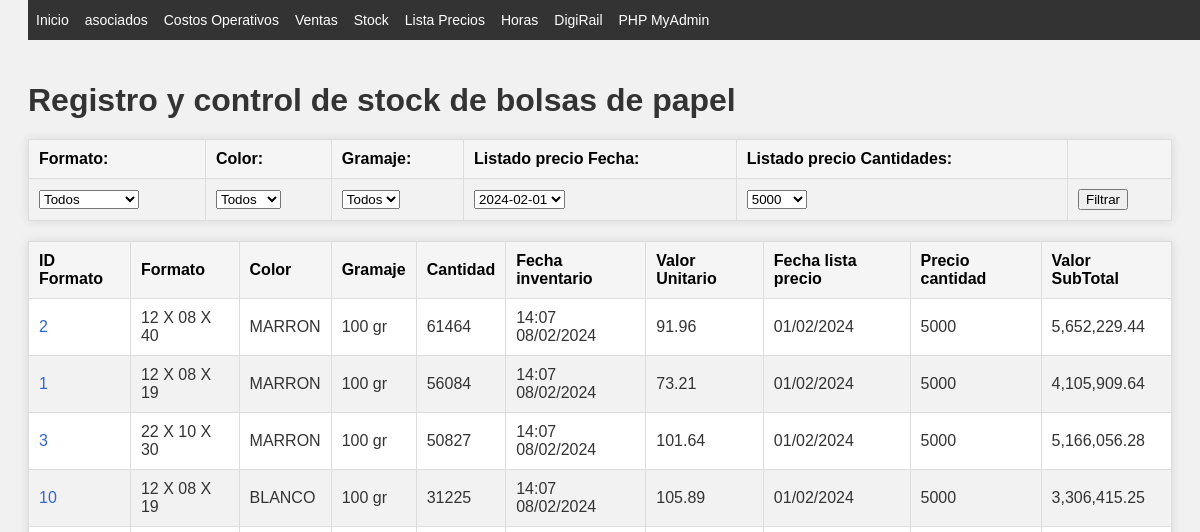
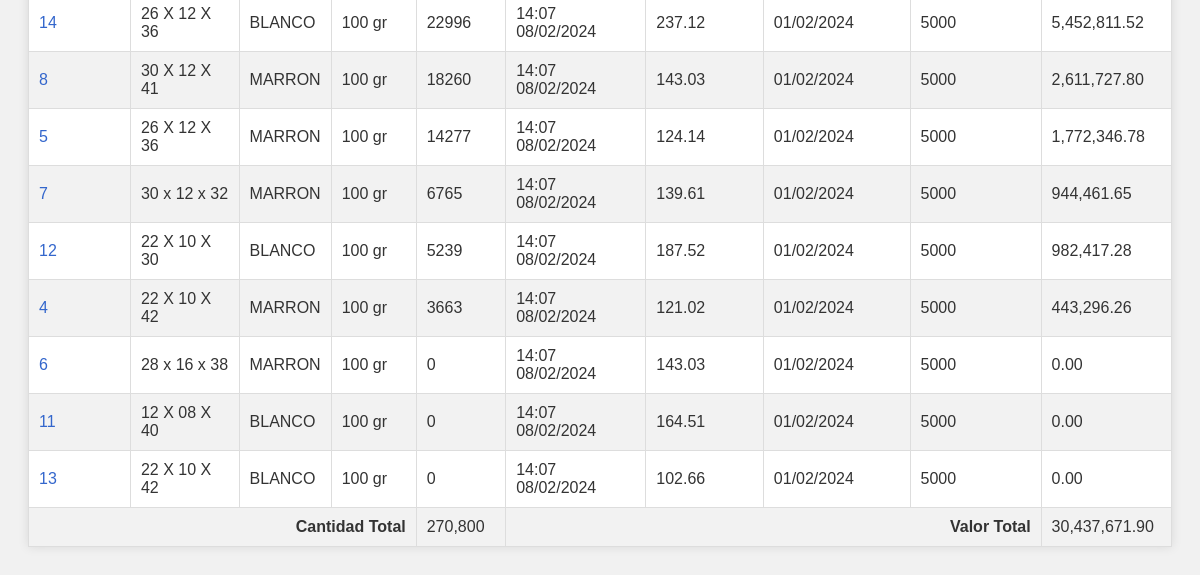
Before: /stock.php with the older database file (2 pictures, top to bottom).
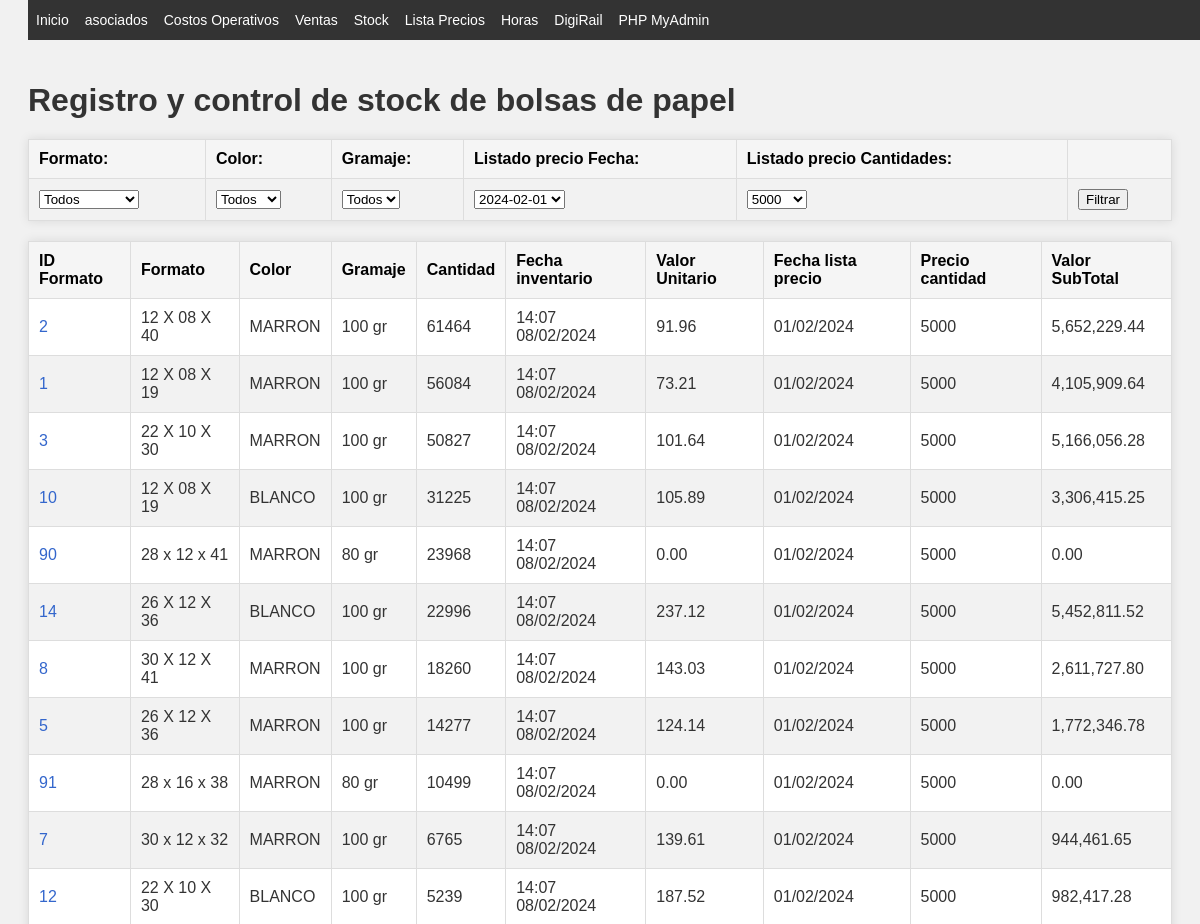
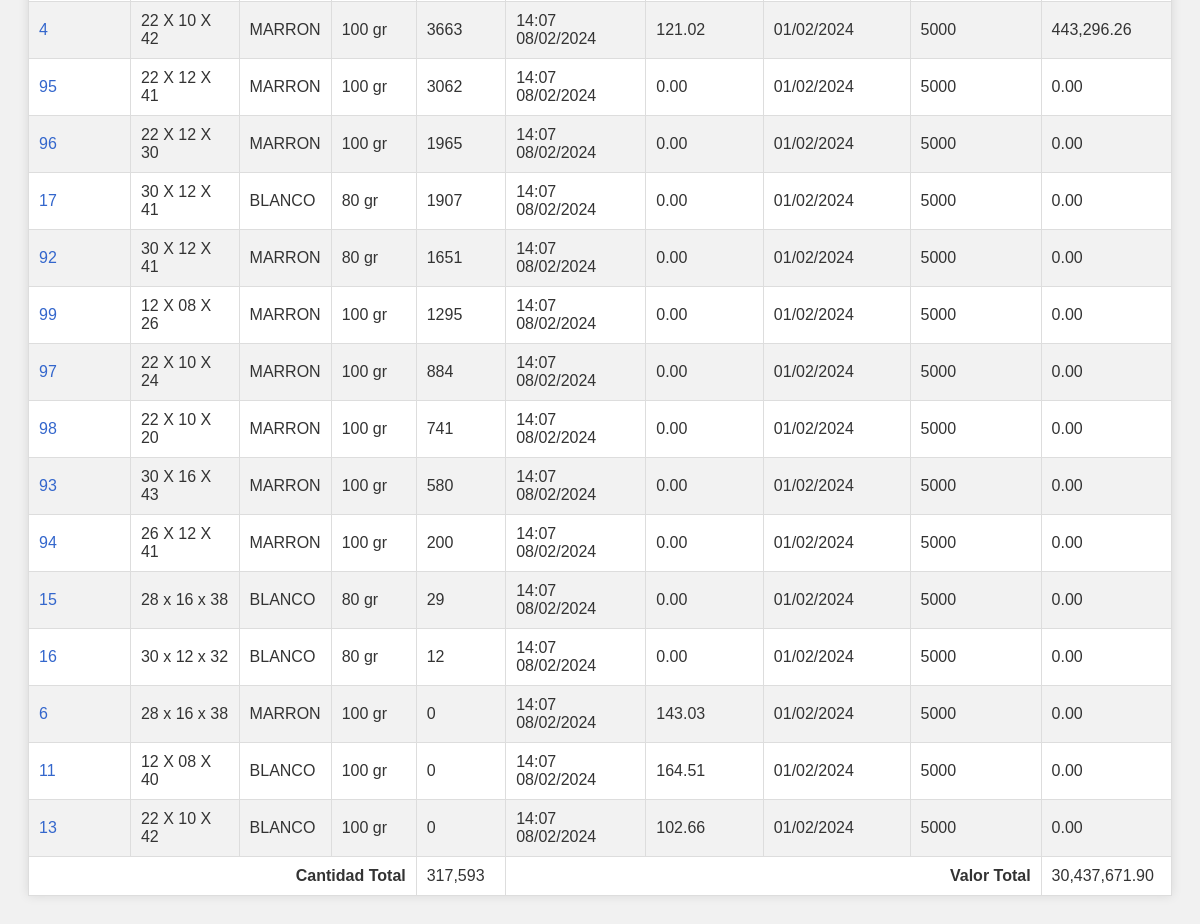
After: the same page with the newer database file (2 pictures, top to bottom).
### tables this page shows
CREATE TABLE `listado_precios` (
  `ID_listado` int(11) NOT NULL,
  `ID_formato` int(11) DEFAULT NULL,
  `cantidad` int(11) DEFAULT NULL,
  `precio_u_sIVA` decimal(8,2) DEFAULT NULL,
  `fecha_listado` date DEFAULT NULL
);

CREATE TABLE `tabla_1` (
  `ID_formato` int(11) NOT NULL,
  `formato` varchar(14) NOT NULL,
  `color` varchar(11) NOT NULL,
  `gramaje` int(11) NOT NULL,
  `cantidades` int(11) NOT NULL,
  `manijas` bit(1) NOT NULL,
  `fechatiempo` timestamp NULL DEFAULT CURRENT_TIMESTAMP ON UPDATE CURRENT_TIMESTAMP
);

### includes/db_functions.php (called while the page is built, shortened)
<?php
function conectarBD() {
    $conexion = mysqli_connect(DB_SERVER, DB_USERNAME, DB_PASSWORD, DB_NAME);
    return $conexion;
}
function getArraySQL($sql) {
    $conexion = conectarBD();
    $result = mysqli_query($conexion, $sql);
    $rawdata = [];
    while ($row = mysqli_fetch_assoc($result)) {
        $rawdata[] = $row;
    }
    return $rawdata;
}
?>

### Stock/stockFunctions.php (called while the page is built, shortened)
<?php
function obtenerDatosStock($formatoFilter, $colorFilter, $gramajeFilter, $cantidadSeleccionada, $fechaListadoFilter) {
    $conexion = conectarBD();
    $query = "SELECT t1.*, t2.precio_u_sIVA, t2.fecha_listado, t2.cantidad FROM tabla_1 t1
              LEFT JOIN listado_precios t2 ON t1.ID_formato = t2.ID_formato";
    $conditions = [];
    $params = [];
    if (!empty($cantidadSeleccionada) && $cantidadSeleccionada != 'todos') {
        $conditions[] = "t2.cantidad = ?";
        $params[] = $cantidadSeleccionada;
    }
    if ($fechaListadoFilter !== 'todos') {
        $conditions[] = "t2.fecha_listado = ?";
        $params[] = $fechaListadoFilter;
    }
    if (!empty($conditions)) {
        $query .= " WHERE " . implode(" AND ", $conditions);
    }
    $query .= " ORDER BY t1.cantidades DESC";
    $stmt = $conexion->prepare($query);
    if (!empty($params)) {
        $stmt->bind_param(str_repeat("s", count($params)), ...$params);
    }
    $stmt->execute();
    $result = $stmt->get_result();
    $data = [];
    while ($row = $result->fetch_assoc()) {
        $data[] = $row;
    }
    return $data;
}

### stock.php (the view, shortened to what this page needs)
<?php
require "includes/header.php";
require_once 'Stock/stockFunctions.php';
include 'includes/db_functions.php';
function obtenerFiltrosDesdeURL() {
    $cantidadSeleccionadaDefault = '5000';
    $fechaListadoFilterDefault = '24-02-01';
    return [
        'formatoFilter'         => $_GET['Formato']     ?? 'todos',
        'colorFilter'           => $_GET['color']       ?? 'todos',
        'gramajeFilter'         => $_GET['gramaje']     ?? 'todos',
        'cantidadSeleccionada'  => !empty($_GET['cantidades'])          ? $_GET['cantidades']           : $cantidadSeleccionadaDefault,
        'fechaListadoFilter'    => !empty($_GET['fechaSeleccionada'])   ? $_GET['fechaSeleccionada']    : $fechaListadoFilterDefault,
    ];
}
$fechas = getArraySQL("SELECT DISTINCT fecha_listado FROM listado_precios ORDER BY fecha_listado DESC");
$filtros = obtenerFiltrosDesdeURL();
$data = obtenerDatosStock(
    strval($filtros['formatoFilter']),
    strval($filtros['colorFilter']),
    strval($filtros['gramajeFilter']),
    strval($filtros['cantidadSeleccionada']),
    strval($filtros['fechaListadoFilter'])
);
function formatearFecha($fecha, $formato = 'd/m/Y') {
    $objFecha = new DateTime($fecha);
    return $objFecha->format($formato);
}
function mostrarTabla($data) {
    $totalSuma = 0;
    $cant_total = 0;
    foreach ($data as $row) {
        if (isset($row['precio_u_sIVA'])) {
            $valorTotal = $row['cantidades'] * $row['precio_u_sIVA'];
            $valorTotalFormatted = is_numeric($valorTotal) ? number_format($valorTotal, 2, '.', ',') : $valorTotal;
            $totalSuma += $valorTotal;
            if (isset($row['cantidades']) && is_numeric($row['cantidades'])) {
                $cant_total += $row['cantidades'];
            }
            $precioUnitarioFormatted = number_format($row['precio_u_sIVA'], 2, '.', ',');
        } else {
            $valorTotalFormatted = 'No disponible';
            $precioUnitarioFormatted = 'No disponible';
        }
        echo "<tr>";
        echo "<td><a href='Stock/busqueda.php?ID_formato=" . htmlspecialchars($row['ID_formato']) . "'>" . htmlspecialchars($row['ID_formato']) . "</a></td>";
        echo "<td>" . htmlspecialchars($row['formato']) . "</td>";
        echo "<td>" . htmlspecialchars($row['color']) . "</td>";
        echo "<td>" . htmlspecialchars($row['gramaje']) . " gr</td>";
        echo "<td>" . htmlspecialchars($row['cantidades']) . "</td>";
        echo "<td>" . formatearFecha($row['fechatiempo'], 'H:i d/m/Y') . "</td>";
        echo "<td>" . $precioUnitarioFormatted . "</td>";
        echo "<td>" . formatearFecha($row['fecha_listado']) . "</td>";
        echo "<td>" . htmlspecialchars($row['cantidad']) . "</td>";
        echo "<td>" . $valorTotalFormatted . "</td>";
        echo "</tr>";
    }
    echo "<tr><td colspan='4' style='text-align: right;'><strong>Cantidad Total</strong></td><td>" . number_format($cant_total, 0, '.', ',') . "</td>";
    echo "<td colspan='4' style='text-align: right;'><strong>Valor Total</strong></td><td>" . number_format($totalSuma, 2, '.', ',') . "</td></tr>";
}
?>
<!DOCTYPE html>
<html lang="es">
<head>
    <link rel="stylesheet" href="CSS/style.css">
</head>
<body>
    <h1>Registro y control de stock de bolsas de papel</h1>
    <?php include 'Stock/filtroForm.php'; ?>
    <table>
        <thead>
            <tr>
                <th>ID Formato</th>
                <th>Formato</th>
                <th>Color</th>
                <th>Gramaje</th>
                <th>Cantidad</th>
                <th>Fecha inventario</th>
                <th>Valor Unitario</th>
                <th>Fecha lista precio</th>
                <th>Precio cantidad</th>
                <th>Valor SubTotal</th>
            </tr>
        </thead>
        <tbody>
            <?php mostrarTabla($data); ?>
        </tbody>
    </table>
</body>
</html>

### includes/header.php
<?php
echo '<!DOCTYPE html><html><head> <meta charset="UTF-8"> <link rel="stylesheet" type="text/css" href="CSS/index.css"> <link rel="stylesheet" type="text/css" href="CSS/header.css"> <meta name="viewport" content="width=device-width, initial-scale=1.0"> <link rel="shortcut icon" href="/favicon.ico" type="image/x-icon"> <link rel="icon" href="/imagenes/favicon.ico" type="image/x-icon"> </head><body>';
echo "<header> <br><br><br> <div class='topnav'> <ul>";
$paginaActual = basename($_SERVER['PHP_SELF']);
$claseActiva = "class='active'";
echo "<li><a href='/Bolsas/index.php' ".($paginaActual == 'Bolsas/index.php' ? $claseActiva : "").">Inicio</a></li>";
echo "<li><a href='/Bolsas/asociados.php' ".($paginaActual == 'Bolsas/asociados.php' ? $claseActiva : "").">asociados</a></li>";
echo "<li><a href='/Bolsas/costos_operativos.php' ".($paginaActual == 'Bolsas/costos_operativos.php' ? $claseActiva : "").">Costos Operativos</a></li>";
echo "<li><a href='/Bolsas/ventas.php' ".($paginaActual == 'Bolsas/ventas.php' ? $claseActiva : "").">Ventas</a></li>";
echo "<li><a href='/Bolsas/stock.php' ".($paginaActual == 'Bolsas/stock.php' ? $claseActiva : "").">Stock</a></li>";
echo "<li><a href='/Bolsas/lista_precios.php' ".($paginaActual == 'Bolsas/lista_precios.php' ? $claseActiva : "").">Lista Precios</a></li>";
echo "<li><a href='/horas/index.php' ".($paginaActual == '/horas/index.php' ? $claseActiva : "").">Horas</a></li>";
echo "<li><a href='/DigiRail/index.php' ".($paginaActual == '/DigiRail/index.php' ? $claseActiva : "").">DigiRail</a></li>";
echo "<li><a href='/phpMyAdmin/' target='_blank'>PHP MyAdmin</a></li>";
echo "</ul></div></header>";

### Stock/filtroForm.php (shortened to what this page needs)
<form action="stock.php" method="GET" id="filtroForm">
    <table>
        <tr>
            <th>Formato:</th>
            <th>Color:</th>
            <th>Gramaje:</th>
            <th>Listado precio Fecha:</th>
            <th>Listado precio Cantidades:</th>
            <th> </th>
        </tr>
        <tr>
            <td>
                <select name="Formato" onchange="submitForm()">
                    <option value="todos" <?php echo $formatoFilter === 'todos' ? 'selected' : ''; ?>>Todos</option>
                </select>
            </td>
            <td>
                <select name="color" onchange="submitForm()" value="sda">
                    <option value="todos" <?php echo $colorFilter === 'todos' ? 'selected' : ''; ?>>Todos</option>
                </select>
            </td>
            <td>
                <select name="gramaje" onchange="submitForm()">
                    <option value="todos" <?php echo $gramajeFilter === 'todos' ? 'selected' : ''; ?>>Todos</option>
                </select>
            </td>
            <td>
            <select name="fechaSeleccionada"  onchange="submitForm()">
                <?php foreach ($fechas as $fecha) {
                    echo '<option value="'.$fecha['fecha_listado'].'">'.$fecha['fecha_listado'].'</option>';} ?>
            </select>
            </td>
            <td>
                <select name="cantidades" onchange="submitForm()">
                    <option value="5000" >5000</option>
                </select>
            </td>
            <td><input type="submit" value="Filtrar"></td>
        </tr>
    </table>
</form>

### CSS/index.css (style rules this page uses)
body { font-family: verdana; resize: none; }
.topnav ul { list-style-type: none; margin: 0; padding: 0; overflow: hidden; background-color: #333; position: fixed; top: 0; width: 100%; }
.topnav li { float: left; }
.topnav li a { display: block; color: white; text-align: center; padding: 14px 16px; text-decoration: none; }
h1, #cabecera p { margin: 0; padding: 0; }

### CSS/header.css (style rules this page uses)
.topnav ul { list-style-type: none; margin: 0; padding: 0; overflow: hidden; background-color: #333; position: fixed; top: 0; width: 100%; }
.topnav li { float: left; font-size: 16px; }
.topnav li a { display: block; color: white; text-align: center; padding: 12px 8px; text-decoration: none; }
@media screen and (max-width: 1275px) { .topnav li { font-size: 15px; } }

### CSS/style.css (style rules this page uses)
body { font-family: Arial, sans-serif; background-color: #f4f4f4; color: #333; }
table { border-collapse: collapse; width: 80%; margin: 20px auto; background-color: #ffffff; box-shadow: 0 0 10px rgba(0,0,0,0.1); }
th, td { border: 1px solid #ddd; padding: 8px; text-align: left; }
th { background-color: #e9e9e9; color: #000; }
tr:nth-child(even) { background-color: #f2f2f2; }
body { font-family: Arial, sans-serif; background-color: #f1f1f1; padding: 20px; }
h1 { color: #333; }
table { width: 100%; border-collapse: collapse; margin-top: 20px; }
table th, table td { padding: 10px; text-align: left; border: 1px solid #ddd; }
table th { background-color: #f5f5f5; }
table td a { color: #3366cc; text-decoration: none; }
.topnav ul { list-style-type: none; margin: 0; padding: 0; overflow: hidden; background-color: #333; position: fixed; top: 0; width: 100%; }
.topnav li { float: left; font-size: 16px; }
.topnav li a { display: block; color: white; text-align: center; padding: 12px 8px; text-decoration: none; }
@media screen and (max-width: 1275px) { .topnav li { font-size: 15px; } }
@media screen and (max-width: 1200px) { .topnav li { font-size: 14px; } }

Changed rows visible on the page:
added listado_precios: ID_formato.ID_formato "90", ID_formato.formato "28 x 12 x 41", ID_formato.color "MARRON", ID_formato.gramaje "80", ID_formato.cantidades "23968", ID_formato.fechatiempo "14:07 08/02/2024", precio_u_sIVA "0.00", fecha_listado "01/02/2024", cantidad "5000"
added listado_precios: ID_formato.ID_formato "91", ID_formato.formato "28 x 16 x 38", ID_formato.color "MARRON", ID_formato.gramaje "80", ID_formato.cantidades "10499", ID_formato.fechatiempo "14:07 08/02/2024", precio_u_sIVA "0.00", fecha_listado "01/02/2024", cantidad "5000"
added listado_precios: ID_formato.ID_formato "95", ID_formato.formato "22 X 12 X 41", ID_formato.color "MARRON", ID_formato.gramaje "100", ID_formato.cantidades "3062", ID_formato.fechatiempo "14:07 08/02/2024", precio_u_sIVA "0.00", fecha_listado "01/02/2024", cantidad "5000"
added listado_precios: ID_formato.ID_formato "96", ID_formato.formato "22 X 12 X 30", ID_formato.color "MARRON", ID_formato.gramaje "100", ID_formato.cantidades "1965", ID_formato.fechatiempo "14:07 08/02/2024", precio_u_sIVA "0.00", fecha_listado "01/02/2024", cantidad "5000"
added listado_precios: ID_formato.ID_formato "17", ID_formato.formato "30 X 12 X 41", ID_formato.color "BLANCO", ID_formato.gramaje "80", ID_formato.cantidades "1907", ID_formato.fechatiempo "14:07 08/02/2024", precio_u_sIVA "0.00", fecha_listado "01/02/2024", cantidad "5000"
added listado_precios: ID_formato.ID_formato "92", ID_formato.formato "30 X 12 X 41", ID_formato.color "MARRON", ID_formato.gramaje "80", ID_formato.cantidades "1651", ID_formato.fechatiempo "14:07 08/02/2024", precio_u_sIVA "0.00", fecha_listado "01/02/2024", cantidad "5000"
added listado_precios: ID_formato.ID_formato "99", ID_formato.formato "12 X 08 X 26", ID_formato.color "MARRON", ID_formato.gramaje "100", ID_formato.cantidades "1295", ID_formato.fechatiempo "14:07 08/02/2024", precio_u_sIVA "0.00", fecha_listado "01/02/2024", cantidad "5000"
added listado_precios: ID_formato.ID_formato "97", ID_formato.formato "22 X 10 X 24", ID_formato.color "MARRON", ID_formato.gramaje "100", ID_formato.cantidades "884", ID_formato.fechatiempo "14:07 08/02/2024", precio_u_sIVA "0.00", fecha_listado "01/02/2024", cantidad "5000"
added listado_precios: ID_formato.ID_formato "98", ID_formato.formato "22 X 10 X 20", ID_formato.color "MARRON", ID_formato.gramaje "100", ID_formato.cantidades "741", ID_formato.fechatiempo "14:07 08/02/2024", precio_u_sIVA "0.00", fecha_listado "01/02/2024", cantidad "5000"
added listado_precios: ID_formato.ID_formato "93", ID_formato.formato "30 X 16 X 43", ID_formato.color "MARRON", ID_formato.gramaje "100", ID_formato.cantidades "580", ID_formato.fechatiempo "14:07 08/02/2024", precio_u_sIVA "0.00", fecha_listado "01/02/2024", cantidad "5000"
added listado_precios: ID_formato.ID_formato "94", ID_formato.formato "26 X 12 X 41", ID_formato.color "MARRON", ID_formato.gramaje "100", ID_formato.cantidades "200", ID_formato.fechatiempo "14:07 08/02/2024", precio_u_sIVA "0.00", fecha_listado "01/02/2024", cantidad "5000"
added listado_precios: ID_formato.ID_formato "15", ID_formato.formato "28 x 16 x 38", ID_formato.color "BLANCO", ID_formato.gramaje "80", ID_formato.cantidades "29", ID_formato.fechatiempo "14:07 08/02/2024", precio_u_sIVA "0.00", fecha_listado "01/02/2024", cantidad "5000"
added listado_precios: ID_formato.ID_formato "16", ID_formato.formato "30 x 12 x 32", ID_formato.color "BLANCO", ID_formato.gramaje "80", ID_formato.cantidades "12", ID_formato.fechatiempo "14:07 08/02/2024", precio_u_sIVA "0.00", fecha_listado "01/02/2024", cantidad "5000"
Other visible differences:
$cant_total: "270,800" → "317,593"
